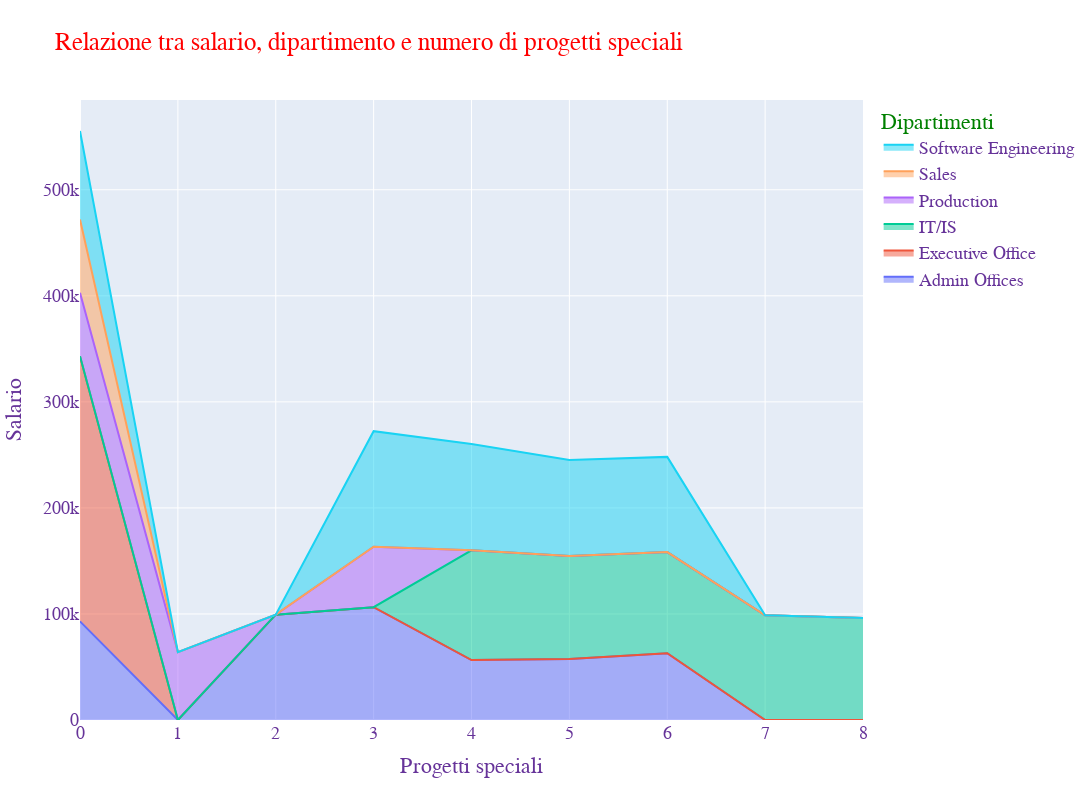

Notebook code for this chart:
### Markdown cell above
#### **_<a id='G9'></a><font color='gold'>Grafico 9: Relazioni tra salario, dipartimento e numero di progetti speciali</font>_**
Dopo aver creato una crosstab tra il numero di *Special Projects*, i *Departmets* e il *Salary*, ed aver generato il grafico, notiamo come la maggior parte di progetti speciali vengano realizzati da persone impiegate nei campi dell'IT, dai programmatori software e dagli admin offices. Interessante che poche persone abbiano realizzato un solo progetto speciale ma che ogni dipartimento presenti qualcuno a non averne realizzati affatto.

### Code cell
tab_incrociate=pd.crosstab(df["SpecialProjectsCount"],df["Department"],values = df['Salary'], aggfunc= np.average)
data=[]
for x in tab_incrociate.columns:
    data.append(go.Scatter(name=str(x), x=tab_incrociate.index, y=tab_incrociate[x],stackgroup='one'))
rel=go.Figure(data)
rel.update_layout(width=1100, height=800, title='Relazione tra salario, dipartimento e numero di progetti speciali',legend_title="Dipartimenti" , xaxis_title="Progetti speciali",
    yaxis_title="Salario", font=dict(
        family="Helvetica, monospace",
        size=18,
        color="RebeccaPurple"
    ), title_font_color="red", legend_title_font_color="green")
rel.show()

### Figure 1 — Plotly figure (JSON) as saved in the notebook; plotly's stock layout.template omitted (floating-point values rounded to 4 significant figures)
{"data": [{"name": "Admin Offices", "stackgroup": "one", "type": "scatter", "x": [0, 1, 2, 3, 4, 5, 6, 7, 8], "y": [93046, null, 99351, 106367, 56480, 57460.0, 63000, null, null]}, {"name": "Executive Office", "stackgroup": "one", "type": "scatter", "x": [0, 1, 2, 3, 4, 5, 6, 7, 8], "y": [250000, null, null, null, null, null, null, null, null]}, {"name": "IT/IS", "stackgroup": "one", "type": "scatter", "x": [0, 1, 2, 3, 4, 5, 6, 7, 8], "y": [null, null, null, null, 103600.0, 97080.0, 95320.0, 98738, 96127]}, {"name": "Production       ", "stackgroup": "one", "type": "scatter", "x": [0, 1, 2, 3, 4, 5, 6, 7, 8], "y": [59950.0, 64021, null, 56991, null, null, null, null, null]}, {"name": "Sales", "stackgroup": "one", "type": "scatter", "x": [0, 1, 2, 3, 4, 5, 6, 7, 8], "y": [69060.0, null, null, null, null, null, null, null, null]}, {"name": "Software Engineering", "stackgroup": "one", "type": "scatter", "x": [0, 1, 2, 3, 4, 5, 6, 7, 8], "y": [83363, null, null, 108987, 100261, 90630.0, 89805, null, null]}], "layout": {"font": {"color": "RebeccaPurple", "family": "Helvetica, monospace", "size": 18}, "height": 800, "legend": {"title": {"font": {"color": "green"}, "text": "Dipartimenti"}}, "title": {"font": {"color": "red"}, "text": "Relazione tra salario, dipartimento e numero di progetti speciali"}, "width": 1100, "xaxis": {"title": {"text": "Progetti speciali"}}, "yaxis": {"title": {"text": "Salario"}}}}
